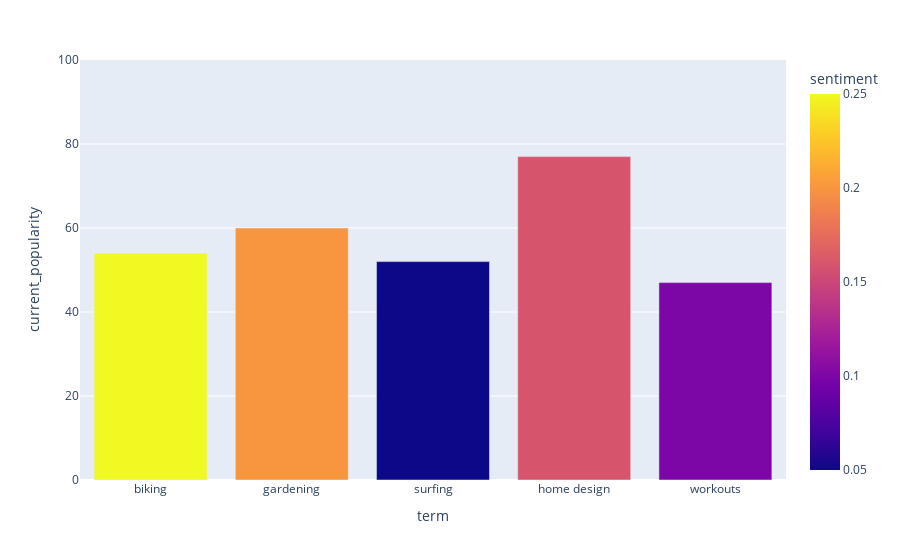

The notebook cell saved with this chart:
### Code cell
PredictSearches(hobbies)

### Figure 1 — Plotly figure (JSON) as saved in the notebook; plotly's stock layout.template omitted (floating-point values rounded to 4 significant figures)
{"data": [{"alignmentgroup": "True", "hoverlabel": {"namelength": 0}, "hovertemplate": "term=%{x}<br>current_popularity=%{y}<br>sentiment=%{marker.color}", "legendgroup": "", "marker": {"color": [0.25, 0.2, 0.05, 0.16, 0.1], "coloraxis": "coloraxis"}, "name": "", "offsetgroup": "", "orientation": "v", "showlegend": false, "textposition": "auto", "type": "bar", "x": ["biking", "gardening", "surfing", "home design", "workouts"], "xaxis": "x", "y": [54, 60, 52, 77, 47], "yaxis": "y"}], "layout": {"barmode": "relative", "coloraxis": {"colorbar": {"title": {"text": "sentiment"}}, "colorscale": [[0, "#0d0887"], [0.1111, "#46039f"], [0.2222, "#7201a8"], [0.3333, "#9c179e"], [0.4444, "#bd3786"], [0.5556, "#d8576b"], [0.6667, "#ed7953"], [0.7778, "#fb9f3a"], [0.8889, "#fdca26"], [1, "#f0f921"]]}, "legend": {"tracegroupgap": 0}, "margin": {"t": 60}, "xaxis": {"anchor": "y", "domain": [0, 1], "title": {"text": "term"}}, "yaxis": {"anchor": "x", "domain": [0, 1], "range": [0, 100], "title": {"text": "current_popularity"}}}}
